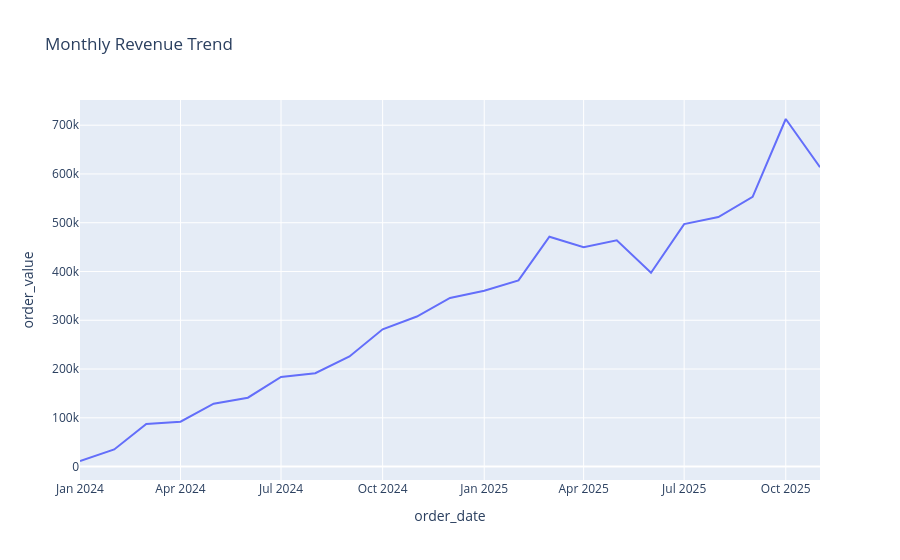

Write notebook code for a chart like this one.
### Code cell
import plotly.express as px

fig = px.line(
    monthly_rev.reset_index(),
    x='order_date',
    y='order_value',
    title='Monthly Revenue Trend'
)

fig.show()

### Figure 1 — Plotly figure (JSON) as saved in the notebook; plotly's stock layout.template omitted (floating-point values rounded to 4 significant figures)
{"data": [{"hovertemplate": "order_date=%{x}<br>order_value=%{y}<extra></extra>", "legendgroup": "", "line": {"color": "#636efa", "dash": "solid"}, "marker": {"symbol": "circle"}, "mode": "lines", "name": "", "orientation": "v", "showlegend": false, "type": "scatter", "x": ["2024-01", "2024-02", "2024-03", "2024-04", "2024-05", "2024-06", "2024-07", "2024-08", "2024-09", "2024-10", "2024-11", "2024-12", "2025-01", "2025-02", "2025-03", "2025-04", "2025-05", "2025-06", "2025-07", "2025-08", "2025-09", "2025-10", "2025-11"], "xaxis": "x", "y": [11410.0, 35150.0, 87410.0, 92040.0, 128900.0, 141200.0, 183900.0, 191500.0, 225800.0, 281400.0, 307700.0, 345800.0, 360400.0, 381800.0, 471400.0, 450000.0, 464100.0, 397500.0, 497100.0, 511600.0, 553100.0, 712700.0, 613800.0], "yaxis": "y"}], "layout": {"legend": {"tracegroupgap": 0}, "title": {"text": "Monthly Revenue Trend"}, "xaxis": {"anchor": "y", "domain": [0, 1], "title": {"text": "order_date"}}, "yaxis": {"anchor": "x", "domain": [0, 1], "title": {"text": "order_value"}}}}
